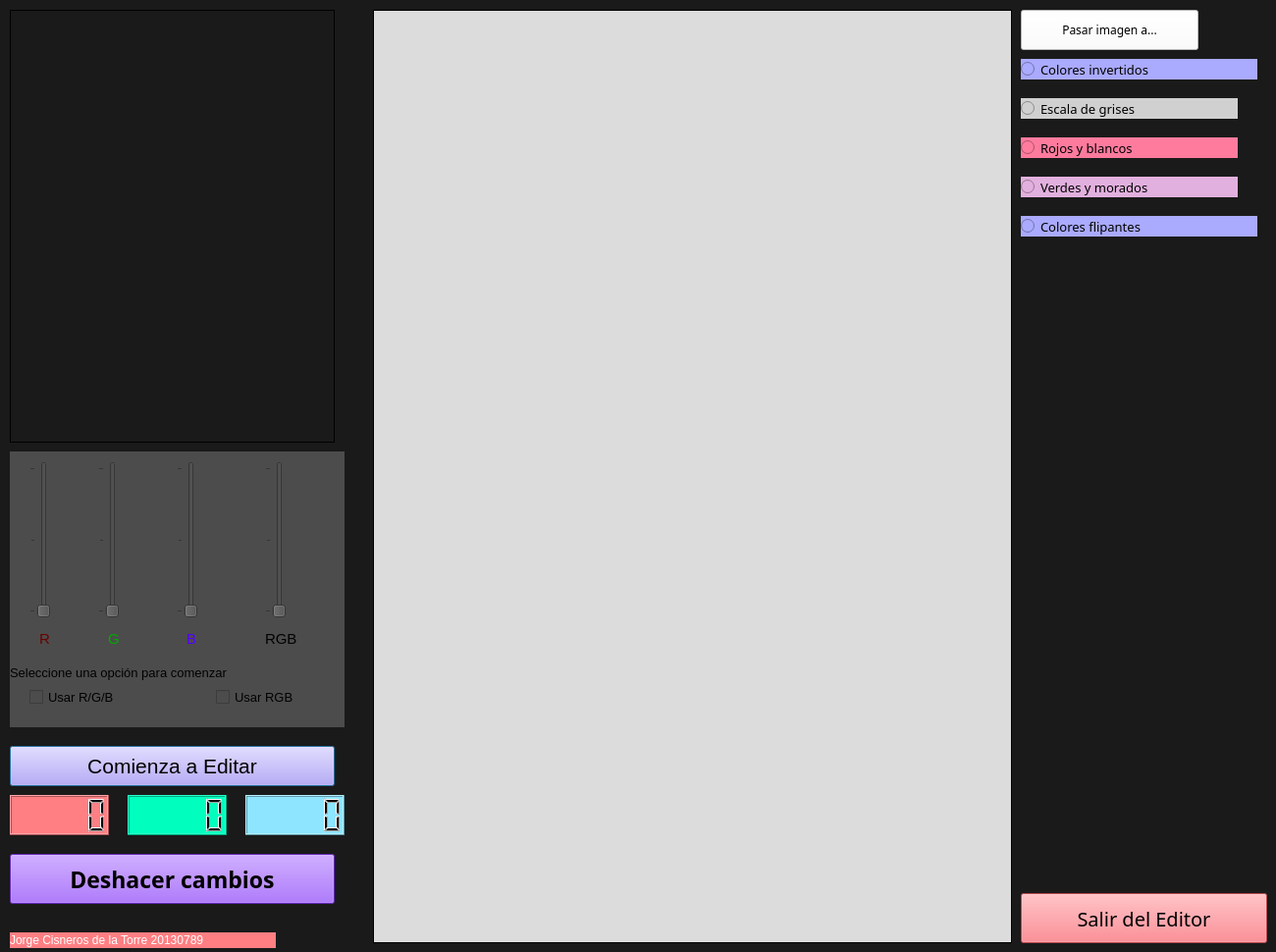
<?xml version="1.0" encoding="UTF-8"?>
<ui version="4.0">
 <class>Dialog</class>
 <widget class="QDialog" name="Dialog">
  <property name="geometry">
   <rect>
    <x>0</x>
    <y>0</y>
    <width>1300</width>
    <height>970</height>
   </rect>
  </property>
  <property name="windowTitle">
   <string>Photoshup - Editor de Imágenes</string>
  </property>
  <property name="styleSheet">
   <string notr="true">background-color: rgb(26, 26, 26);</string>
  </property>
  <widget class="QLabel" name="miniImagen">
   <property name="geometry">
    <rect>
     <x>10</x>
     <y>10</y>
     <width>331</width>
     <height>441</height>
    </rect>
   </property>
   <property name="frameShape">
    <enum>QFrame::Box</enum>
   </property>
   <property name="text">
    <string/>
   </property>
   <property name="pixmap">
    <pixmap resource="Imagenes.qrc">:/unnamed.jpg</pixmap>
   </property>
   <property name="scaledContents">
    <bool>true</bool>
   </property>
  </widget>
  <widget class="QLabel" name="megaImagen">
   <property name="geometry">
    <rect>
     <x>380</x>
     <y>10</y>
     <width>651</width>
     <height>951</height>
    </rect>
   </property>
   <property name="styleSheet">
    <string notr="true">background-color: rgb(220, 220, 220);</string>
   </property>
   <property name="frameShape">
    <enum>QFrame::Box</enum>
   </property>
   <property name="text">
    <string/>
   </property>
  </widget>
  <widget class="QWidget" name="widget" native="true">
   <property name="geometry">
    <rect>
     <x>10</x>
     <y>460</y>
     <width>341</width>
     <height>281</height>
    </rect>
   </property>
   <property name="styleSheet">
    <string notr="true">background-color: rgb(76, 76, 76);</string>
   </property>
   <widget class="QSlider" name="Rojo">
    <property name="geometry">
     <rect>
      <x>20</x>
      <y>10</y>
      <width>21</width>
      <height>160</height>
     </rect>
    </property>
    <property name="maximum">
     <number>200</number>
    </property>
    <property name="orientation">
     <enum>Qt::Vertical</enum>
    </property>
    <property name="tickPosition">
     <enum>QSlider::TicksAbove</enum>
    </property>
    <property name="tickInterval">
     <number>100</number>
    </property>
   </widget>
   <widget class="QSlider" name="Verde">
    <property name="geometry">
     <rect>
      <x>90</x>
      <y>10</y>
      <width>21</width>
      <height>160</height>
     </rect>
    </property>
    <property name="maximum">
     <number>200</number>
    </property>
    <property name="orientation">
     <enum>Qt::Vertical</enum>
    </property>
    <property name="tickPosition">
     <enum>QSlider::TicksAbove</enum>
    </property>
    <property name="tickInterval">
     <number>100</number>
    </property>
   </widget>
   <widget class="QSlider" name="Azul">
    <property name="geometry">
     <rect>
      <x>170</x>
      <y>10</y>
      <width>21</width>
      <height>160</height>
     </rect>
    </property>
    <property name="maximum">
     <number>200</number>
    </property>
    <property name="orientation">
     <enum>Qt::Vertical</enum>
    </property>
    <property name="tickPosition">
     <enum>QSlider::TicksAbove</enum>
    </property>
    <property name="tickInterval">
     <number>100</number>
    </property>
   </widget>
   <widget class="QLabel" name="label">
    <property name="geometry">
     <rect>
      <x>30</x>
      <y>180</y>
      <width>16</width>
      <height>21</height>
     </rect>
    </property>
    <property name="font">
     <font>
      <pointsize>11</pointsize>
      <weight>50</weight>
      <bold>false</bold>
     </font>
    </property>
    <property name="styleSheet">
     <string notr="true">color: rgb(106, 0, 0);</string>
    </property>
    <property name="text">
     <string>R</string>
    </property>
   </widget>
   <widget class="QLabel" name="label_2">
    <property name="geometry">
     <rect>
      <x>100</x>
      <y>180</y>
      <width>21</width>
      <height>21</height>
     </rect>
    </property>
    <property name="font">
     <font>
      <pointsize>11</pointsize>
     </font>
    </property>
    <property name="styleSheet">
     <string notr="true">color: rgb(0, 170, 0);</string>
    </property>
    <property name="text">
     <string>G</string>
    </property>
   </widget>
   <widget class="QLabel" name="label_3">
    <property name="geometry">
     <rect>
      <x>180</x>
      <y>180</y>
      <width>21</width>
      <height>21</height>
     </rect>
    </property>
    <property name="font">
     <font>
      <pointsize>11</pointsize>
     </font>
    </property>
    <property name="styleSheet">
     <string notr="true">color: rgb(85, 0, 255);</string>
    </property>
    <property name="text">
     <string>B</string>
    </property>
   </widget>
   <widget class="QSlider" name="RGB">
    <property name="geometry">
     <rect>
      <x>260</x>
      <y>10</y>
      <width>21</width>
      <height>160</height>
     </rect>
    </property>
    <property name="maximum">
     <number>200</number>
    </property>
    <property name="orientation">
     <enum>Qt::Vertical</enum>
    </property>
    <property name="tickPosition">
     <enum>QSlider::TicksAbove</enum>
    </property>
    <property name="tickInterval">
     <number>100</number>
    </property>
   </widget>
   <widget class="QLabel" name="label_4">
    <property name="geometry">
     <rect>
      <x>260</x>
      <y>180</y>
      <width>51</width>
      <height>21</height>
     </rect>
    </property>
    <property name="font">
     <font>
      <pointsize>11</pointsize>
     </font>
    </property>
    <property name="text">
     <string>RGB</string>
    </property>
   </widget>
   <widget class="QCheckBox" name="checkBox">
    <property name="geometry">
     <rect>
      <x>20</x>
      <y>240</y>
      <width>161</width>
      <height>20</height>
     </rect>
    </property>
    <property name="font">
     <font>
      <pointsize>10</pointsize>
     </font>
    </property>
    <property name="text">
     <string>Usar R/G/B</string>
    </property>
   </widget>
   <widget class="QCheckBox" name="checkBox_2">
    <property name="geometry">
     <rect>
      <x>210</x>
      <y>240</y>
      <width>111</width>
      <height>20</height>
     </rect>
    </property>
    <property name="font">
     <font>
      <pointsize>10</pointsize>
     </font>
    </property>
    <property name="text">
     <string>Usar RGB</string>
    </property>
   </widget>
   <widget class="QLabel" name="label_5">
    <property name="geometry">
     <rect>
      <x>0</x>
      <y>210</y>
      <width>341</width>
      <height>31</height>
     </rect>
    </property>
    <property name="font">
     <font>
      <pointsize>10</pointsize>
     </font>
    </property>
    <property name="text">
     <string>Seleccione una opción para comenzar </string>
    </property>
   </widget>
  </widget>
  <widget class="QPushButton" name="pushButton">
   <property name="geometry">
    <rect>
     <x>10</x>
     <y>760</y>
     <width>331</width>
     <height>41</height>
    </rect>
   </property>
   <property name="font">
    <font>
     <pointsize>16</pointsize>
    </font>
   </property>
   <property name="styleSheet">
    <string notr="true">background-color: rgb(179, 153, 255);
color: rgb(0, 0, 0);</string>
   </property>
   <property name="text">
    <string>Comienza a Editar</string>
   </property>
   <property name="autoDefault">
    <bool>true</bool>
   </property>
   <property name="default">
    <bool>false</bool>
   </property>
   <property name="flat">
    <bool>false</bool>
   </property>
  </widget>
  <widget class="QLCDNumber" name="lcdNumber">
   <property name="geometry">
    <rect>
     <x>10</x>
     <y>810</y>
     <width>101</width>
     <height>41</height>
    </rect>
   </property>
   <property name="styleSheet">
    <string notr="true">background-color: rgb(255, 127, 131);
color: rgb(0, 0, 0);</string>
   </property>
  </widget>
  <widget class="QLCDNumber" name="lcdNumber_2">
   <property name="geometry">
    <rect>
     <x>130</x>
     <y>810</y>
     <width>101</width>
     <height>41</height>
    </rect>
   </property>
   <property name="styleSheet">
    <string notr="true">background-color: rgb(0, 255, 191);
color: rgb(0, 0, 0);</string>
   </property>
  </widget>
  <widget class="QLCDNumber" name="lcdNumber_3">
   <property name="geometry">
    <rect>
     <x>250</x>
     <y>810</y>
     <width>101</width>
     <height>41</height>
    </rect>
   </property>
   <property name="styleSheet">
    <string notr="true">background-color: rgb(142, 229, 255);
color: rgb(0, 0, 0);</string>
   </property>
  </widget>
  <widget class="QPushButton" name="pushButton_2">
   <property name="geometry">
    <rect>
     <x>1040</x>
     <y>910</y>
     <width>251</width>
     <height>51</height>
    </rect>
   </property>
   <property name="font">
    <font>
     <family>8514oem</family>
     <pointsize>15</pointsize>
     <weight>50</weight>
     <italic>false</italic>
     <bold>false</bold>
    </font>
   </property>
   <property name="styleSheet">
    <string notr="true">background-color: rgb(255, 102, 110);
color: rgb(0, 0, 0);</string>
   </property>
   <property name="text">
    <string>Salir del Editor</string>
   </property>
  </widget>
  <widget class="QPushButton" name="cButtonInvertido">
   <property name="geometry">
    <rect>
     <x>1040</x>
     <y>10</y>
     <width>181</width>
     <height>41</height>
    </rect>
   </property>
   <property name="font">
    <font>
     <family>8514oem</family>
    </font>
   </property>
   <property name="styleSheet">
    <string notr="true">background-color: rgb(255, 255, 255);
color: rgb(0, 0, 0);</string>
   </property>
   <property name="text">
    <string>Pasar imagen a...</string>
   </property>
  </widget>
  <widget class="QRadioButton" name="radioButton">
   <property name="geometry">
    <rect>
     <x>1040</x>
     <y>60</y>
     <width>241</width>
     <height>21</height>
    </rect>
   </property>
   <property name="font">
    <font>
     <family>OCR A Extended</family>
     <pointsize>10</pointsize>
    </font>
   </property>
   <property name="styleSheet">
    <string notr="true">background-color: rgb(170, 170, 255);
color: rgb(0, 0, 0);</string>
   </property>
   <property name="text">
    <string>Colores invertidos</string>
   </property>
  </widget>
  <widget class="QRadioButton" name="radioButton_2">
   <property name="geometry">
    <rect>
     <x>1040</x>
     <y>100</y>
     <width>221</width>
     <height>21</height>
    </rect>
   </property>
   <property name="font">
    <font>
     <family>OCR A Extended</family>
     <pointsize>10</pointsize>
    </font>
   </property>
   <property name="styleSheet">
    <string notr="true">color: rgb(0, 0, 0);
background-color: rgb(208, 208, 208);</string>
   </property>
   <property name="text">
    <string>Escala de grises</string>
   </property>
  </widget>
  <widget class="QPushButton" name="pushButton_3">
   <property name="geometry">
    <rect>
     <x>10</x>
     <y>870</y>
     <width>331</width>
     <height>51</height>
    </rect>
   </property>
   <property name="font">
    <font>
     <family>MV Boli</family>
     <pointsize>17</pointsize>
     <weight>75</weight>
     <bold>true</bold>
    </font>
   </property>
   <property name="styleSheet">
    <string notr="true">background-color: rgb(136, 56, 255);
color: rgb(0, 0, 0);</string>
   </property>
   <property name="text">
    <string>Deshacer cambios</string>
   </property>
  </widget>
  <widget class="QRadioButton" name="radioButton_3">
   <property name="geometry">
    <rect>
     <x>1040</x>
     <y>140</y>
     <width>221</width>
     <height>21</height>
    </rect>
   </property>
   <property name="font">
    <font>
     <family>OCR A Extended</family>
     <pointsize>10</pointsize>
    </font>
   </property>
   <property name="styleSheet">
    <string notr="true">background-color: rgb(255, 123, 158);
color: rgb(0, 0, 0);</string>
   </property>
   <property name="text">
    <string>Rojos y blancos</string>
   </property>
  </widget>
  <widget class="QRadioButton" name="radioButton_4">
   <property name="geometry">
    <rect>
     <x>1040</x>
     <y>180</y>
     <width>221</width>
     <height>21</height>
    </rect>
   </property>
   <property name="font">
    <font>
     <family>OCR A Extended</family>
     <pointsize>10</pointsize>
    </font>
   </property>
   <property name="styleSheet">
    <string notr="true">color: rgb(0, 0, 0);
background-color: rgb(226, 176, 222);</string>
   </property>
   <property name="text">
    <string>Verdes y morados</string>
   </property>
  </widget>
  <widget class="QRadioButton" name="radioButton_5">
   <property name="geometry">
    <rect>
     <x>1040</x>
     <y>220</y>
     <width>241</width>
     <height>21</height>
    </rect>
   </property>
   <property name="font">
    <font>
     <family>OCR A Extended</family>
     <pointsize>10</pointsize>
    </font>
   </property>
   <property name="styleSheet">
    <string notr="true">color: rgb(0, 0, 0);
background-color: rgb(226, 176, 222);
background-color: rgb(170, 170, 255);</string>
   </property>
   <property name="text">
    <string>Colores flipantes</string>
   </property>
  </widget>
  <widget class="QLabel" name="label_6">
   <property name="geometry">
    <rect>
     <x>10</x>
     <y>950</y>
     <width>271</width>
     <height>16</height>
    </rect>
   </property>
   <property name="styleSheet">
    <string notr="true">color: rgb(255, 255, 255);
background-color: rgb(255, 127, 131);</string>
   </property>
   <property name="text">
    <string>Jorge Cisneros de la Torre 20130789</string>
   </property>
  </widget>
 </widget>
 <resources>
  <include location="Imagenes.qrc"/>
 </resources>
 <connections/>
</ui>
